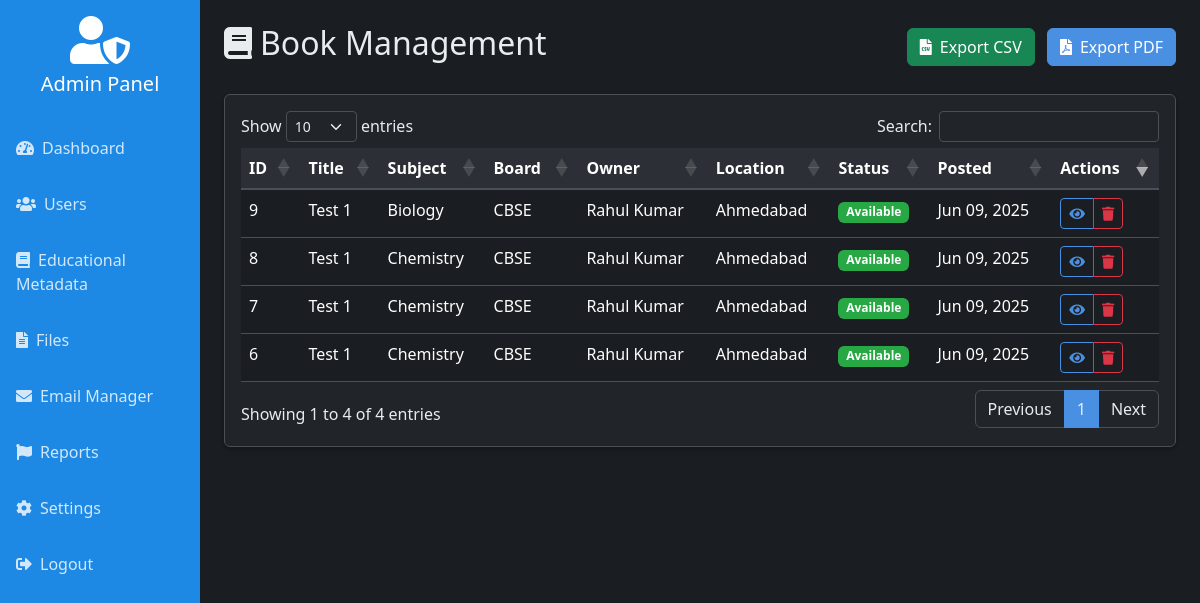
/admin/books.php (signed in), run on an earlier commit of the app's database.
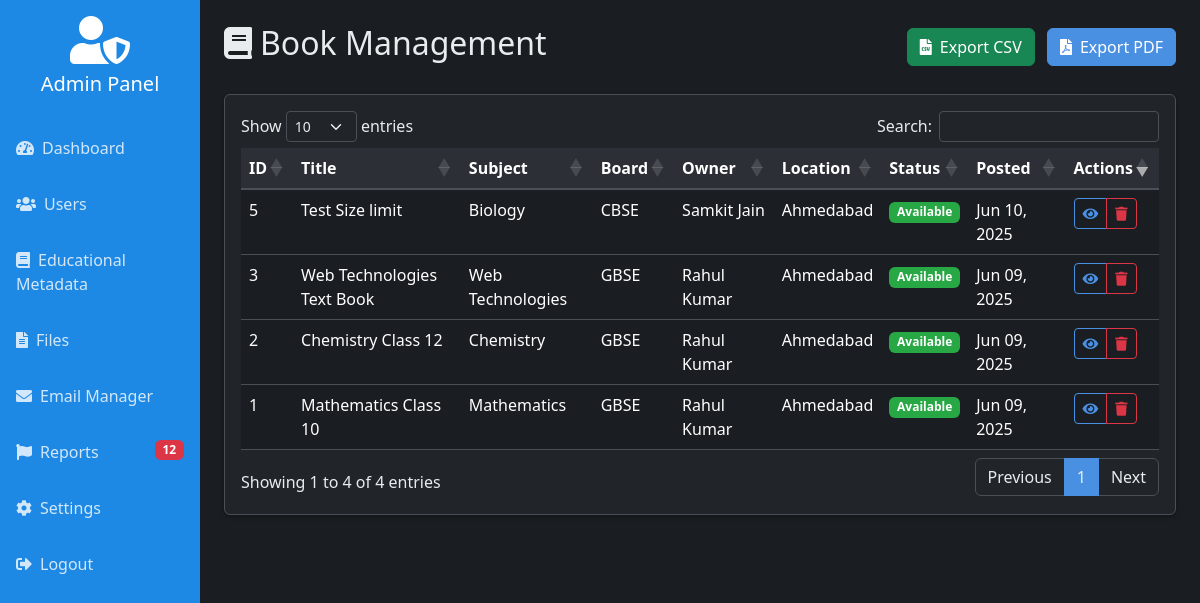
And on a later commit of the database.
### tables this page shows
CREATE TABLE `book_listings` (
  `id` int(11) NOT NULL,
  `user_id` int(11) DEFAULT NULL,
  `title` varchar(255) DEFAULT NULL,
  `status` enum('Available','Donated') DEFAULT 'Available',
  `image_path` varchar(255) DEFAULT NULL,
  `location` varchar(100) DEFAULT NULL,
  `created_at` timestamp NOT NULL DEFAULT current_timestamp(),
  `board_id` int(11) DEFAULT NULL,
  `subject_id` int(11) DEFAULT NULL
);

CREATE TABLE `subjects` (
  `id` int(11) NOT NULL,
  `name` varchar(100) NOT NULL
);

CREATE TABLE `boards` (
  `id` int(11) NOT NULL,
  `name` varchar(50) NOT NULL
);

CREATE TABLE `users` (
  `id` int(11) NOT NULL,
  `name` varchar(100) NOT NULL,
  `email` varchar(100) NOT NULL,
  `avatar_path` varchar(255) NOT NULL DEFAULT 'default.png',
  `password` varchar(255) NOT NULL,
  `location` varchar(100) DEFAULT NULL,
  `phone` varchar(15) DEFAULT NULL,
  `status` enum('blocked','active') NOT NULL DEFAULT 'active',
  `created_at` timestamp NOT NULL DEFAULT current_timestamp(),
  `last_active` timestamp NULL DEFAULT current_timestamp(),
  `latitude` decimal(10,8) DEFAULT NULL,
  `longitude` decimal(11,8) DEFAULT NULL
);

### admin/books.php (the view, shortened to what the changed rows need)
<?php
require_once '../includes/db_connect.php';
$books = mysqli_query($mysqli, "SELECT b.*, u.name as owner_name, u.email as owner_email, bo.name as board, s.name as subject
                                FROM book_listings b
                                JOIN users u ON b.user_id = u.id
                                JOIN boards bo ON b.board_id = bo.id
                                JOIN subjects s ON b.subject_id = s.id
                                ORDER BY b.created_at DESC");
require_once '../includes/admin_header.php';
?>
<body>
    <div class="container-fluid">
        <div class="row">
            <?php include '../includes/admin_sidebar.php'; ?>
            <div class="col-md-10 p-4">
                <div class="d-flex justify-content-between align-items-center mb-4">
                    <h2><i class="fas fa-book me-2"></i>Book Management</h2>
                </div>
                <div class="card mb-4">
                    <div class="card-body table-responsive">
                        <table class="table" id="booksTable">
                            <thead>
                                <tr>
                                    <th>ID</th>
                                    <th>Title</th>
                                    <th>Subject</th>
                                    <th>Board</th>
                                    <th>Owner</th>
                                    <th>Location</th>
                                    <th>Status</th>
                                    <th>Posted</th>
                                    <th>Actions</th>
                                </tr>
                            </thead>
                            <tbody>
                                <?php while ($book = mysqli_fetch_assoc($books)): ?>
                                    <tr>
                                        <td><?= $book['id']; ?></td>
                                        <td><?= htmlspecialchars($book['title']); ?></td>
                                        <td><?= htmlspecialchars($book['subject']); ?></td>
                                        <td><?= htmlspecialchars($book['board']); ?></td>
                                        <td>
                                            <span data-bs-toggle="tooltip"
                                                title="<?= htmlspecialchars($book['owner_email']); ?>">
                                                <?= htmlspecialchars($book['owner_name']); ?>
                                            </span>
                                        </td>
                                        <td><?= htmlspecialchars($book['location']); ?></td>
                                        <td><span
                                                class="badge bg-<?= $book['status'] === 'Available' ? 'success' : 'secondary'; ?>"><?= $book['status']; ?></span>
                                        </td>
                                        <td><?= date('M d, Y', strtotime($book['created_at'])); ?></td>
                                        <td>
                                            <div class="btn-group">
                                                <button type="button" class="btn btn-sm btn-outline-primary"
                                                    onclick="viewBook(<?= $book['id']; ?>)">
                                                    <i class="fas fa-eye"></i>
                                                </button>
                                                <button type="button" class="btn btn-sm btn-outline-danger"
                                                    onclick="removeBook(<?= $book['id']; ?>)">
                                                    <i class="fas fa-trash"></i>
                                                </button>
                                            </div>
                                        </td>
                                    </tr>
                                <?php endwhile; ?>
                            </tbody>
                        </table>
                    </div>
                </div>
            </div>
        </div>
    </div>
    <?php
    include '../includes/admin_footer.php'; ?>
</body>
</html>

### includes/admin_sidebar.php (shortened to what the changed rows need)
<?php
$current_page = basename($_SERVER['PHP_SELF']);
$stats = [
    'users' => mysqli_fetch_assoc(mysqli_query($mysqli, "SELECT COUNT(*) as count FROM users"))['count'],
    'files' => mysqli_fetch_assoc(mysqli_query($mysqli, "SELECT COUNT(*) as count FROM digital_files"))['count'],
    'reports' => mysqli_fetch_assoc(mysqli_query($mysqli, "SELECT COUNT(*) as count FROM reported_content WHERE status = 'pending'"))['count']
];
?>
<div class="col-md-2 px-0 sidebar">
    <div class="nav flex-column">
        <a href="reports.php" class="nav-link <?php echo ($current_page == 'reports.php') ? 'active' : ''; ?>">
            <i class="fas fa-flag me-2"></i>Reports
            <?php if ($stats['reports'] > 0): ?>
                <span class="badge bg-danger float-end"><?php echo $stats['reports']; ?></span>
            <?php endif; ?>
        </a>
    </div>
</div>

What changed in the data, as far as the page shows it:
removed book_listings: id "9", title "Test 1", subject.name "Biology", board.name "CBSE", user.name "Rahul Kumar", location "Ahmedabad", status "Available", created_at "Jun 09, 2025"
removed book_listings: id "8", title "Test 1", subject.name "Chemistry", board.name "CBSE", user.name "Rahul Kumar", location "Ahmedabad", status "Available", created_at "Jun 09, 2025"
removed book_listings: id "7", title "Test 1", subject.name "Chemistry", board.name "CBSE", user.name "Rahul Kumar", location "Ahmedabad", status "Available", created_at "Jun 09, 2025"
removed book_listings: id "6", title "Test 1", subject.name "Chemistry", board.name "CBSE", user.name "Rahul Kumar", location "Ahmedabad", status "Available", created_at "Jun 09, 2025"
added book_listings: id "5", title "Test Size limit", subject.name "Biology", board.name "CBSE", user.name "Samkit Jain", location "Ahmedabad", status "Available", created_at "Jun 10, 2025"
added book_listings: id "3", title "Web Technologies Text Book", subject.name "Web Technologies", board.name "GBSE", user.name "Rahul Kumar", location "Ahmedabad", status "Available", created_at "Jun 09, 2025"
added book_listings: id "2", title "Chemistry Class 12", subject.name "Chemistry", board.name "GBSE", user.name "Rahul Kumar", location "Ahmedabad", status "Available", created_at "Jun 09, 2025"
added book_listings: id "1", title "Mathematics Class 10", subject.name "Mathematics", board.name "GBSE", user.name "Rahul Kumar", location "Ahmedabad", status "Available", created_at "Jun 09, 2025"
Also different on the page:
$stats['reports']: (not shown) → "12"
